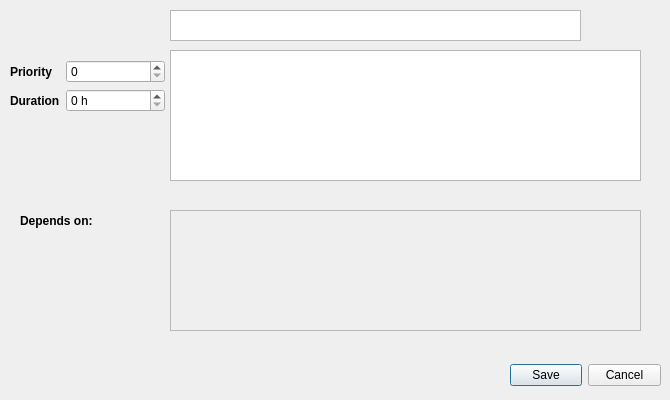
<?xml version="1.0" encoding="UTF-8"?>
<ui version="4.0">
 <class>MoreDialog</class>
 <widget class="QDialog" name="MoreDialog">
  <property name="geometry">
   <rect>
    <x>0</x>
    <y>0</y>
    <width>670</width>
    <height>400</height>
   </rect>
  </property>
  <property name="maximumSize">
   <size>
    <width>670</width>
    <height>400</height>
   </size>
  </property>
  <property name="windowTitle">
   <string>Edit Task</string>
  </property>
  <property name="windowIcon">
   <iconset resource="images.qrc">
    <normaloff>:/buttons/images/PNG/Button Info.png</normaloff>:/buttons/images/PNG/Button Info.png</iconset>
  </property>
  <widget class="QDialogButtonBox" name="buttonBox">
   <property name="geometry">
    <rect>
     <x>510</x>
     <y>350</y>
     <width>151</width>
     <height>51</height>
    </rect>
   </property>
   <property name="orientation">
    <enum>Qt::Horizontal</enum>
   </property>
   <property name="standardButtons">
    <set>QDialogButtonBox::Cancel|QDialogButtonBox::Save</set>
   </property>
  </widget>
  <widget class="QLabel" name="label">
   <property name="geometry">
    <rect>
     <x>20</x>
     <y>210</y>
     <width>91</width>
     <height>21</height>
    </rect>
   </property>
   <property name="font">
    <font>
     <weight>75</weight>
     <bold>true</bold>
    </font>
   </property>
   <property name="text">
    <string>Depends on:</string>
   </property>
  </widget>
  <widget class="QScrollArea" name="scrollArea">
   <property name="geometry">
    <rect>
     <x>170</x>
     <y>210</y>
     <width>471</width>
     <height>121</height>
    </rect>
   </property>
   <property name="widgetResizable">
    <bool>true</bool>
   </property>
   <widget class="QWidget" name="scrollAreaWidgetContents">
    <property name="geometry">
     <rect>
      <x>0</x>
      <y>0</y>
      <width>469</width>
      <height>119</height>
     </rect>
    </property>
   </widget>
  </widget>
  <widget class="QWidget" name="formLayoutWidget_2">
   <property name="geometry">
    <rect>
     <x>10</x>
     <y>60</y>
     <width>155</width>
     <height>121</height>
    </rect>
   </property>
   <layout class="QFormLayout" name="formLayout_2">
    <property name="fieldGrowthPolicy">
     <enum>QFormLayout::AllNonFixedFieldsGrow</enum>
    </property>
    <item row="0" column="0">
     <widget class="QLabel" name="priorityLabel">
      <property name="font">
       <font>
        <weight>75</weight>
        <bold>true</bold>
       </font>
      </property>
      <property name="text">
       <string>Priority</string>
      </property>
     </widget>
    </item>
    <item row="0" column="1">
     <widget class="QSpinBox" name="prioritySpinBox"/>
    </item>
    <item row="1" column="0">
     <widget class="QLabel" name="durationLabel">
      <property name="font">
       <font>
        <weight>75</weight>
        <bold>true</bold>
       </font>
      </property>
      <property name="text">
       <string>Duration</string>
      </property>
     </widget>
    </item>
    <item row="1" column="1">
     <widget class="QSpinBox" name="durationSpinBox">
      <property name="suffix">
       <string> h</string>
      </property>
     </widget>
    </item>
   </layout>
  </widget>
  <widget class="QTextEdit" name="descriptionText">
   <property name="geometry">
    <rect>
     <x>170</x>
     <y>50</y>
     <width>471</width>
     <height>131</height>
    </rect>
   </property>
   <property name="font">
    <font>
     <italic>true</italic>
    </font>
   </property>
   <property name="textInteractionFlags">
    <set>Qt::TextEditorInteraction</set>
   </property>
  </widget>
  <widget class="QTextEdit" name="titleLabel">
   <property name="geometry">
    <rect>
     <x>170</x>
     <y>10</y>
     <width>411</width>
     <height>31</height>
    </rect>
   </property>
   <property name="font">
    <font>
     <pointsize>13</pointsize>
     <weight>75</weight>
     <italic>false</italic>
     <bold>true</bold>
    </font>
   </property>
   <property name="textInteractionFlags">
    <set>Qt::TextEditorInteraction</set>
   </property>
  </widget>
 </widget>
 <resources>
  <include location="images.qrc"/>
 </resources>
 <connections>
  <connection>
   <sender>buttonBox</sender>
   <signal>accepted()</signal>
   <receiver>MoreDialog</receiver>
   <slot>accept()</slot>
   <hints>
    <hint type="sourcelabel">
     <x>248</x>
     <y>254</y>
    </hint>
    <hint type="destinationlabel">
     <x>157</x>
     <y>274</y>
    </hint>
   </hints>
  </connection>
  <connection>
   <sender>buttonBox</sender>
   <signal>rejected()</signal>
   <receiver>MoreDialog</receiver>
   <slot>reject()</slot>
   <hints>
    <hint type="sourcelabel">
     <x>316</x>
     <y>260</y>
    </hint>
    <hint type="destinationlabel">
     <x>286</x>
     <y>274</y>
    </hint>
   </hints>
  </connection>
 </connections>
</ui>
